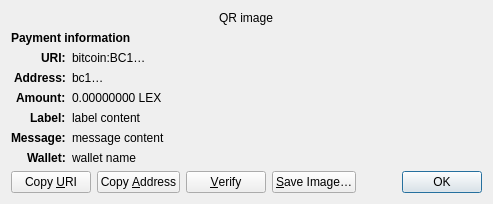
<?xml version="1.0" encoding="UTF-8"?>
<ui version="4.0">
 <class>ReceiveRequestDialog</class>
 <widget class="QDialog" name="ReceiveRequestDialog">
  <property name="geometry">
   <rect>
    <x>0</x>
    <y>0</y>
    <width>413</width>
    <height>229</height>
   </rect>
  </property>
  <property name="windowTitle">
   <string>Request payment to …</string>
  </property>
  <layout class="QGridLayout" name="gridLayout" columnstretch="0,1">
   <property name="sizeConstraint">
    <enum>QLayout::SetFixedSize</enum>
   </property>
   <item row="0" column="0" colspan="2" alignment="Qt::AlignHCenter">
    <widget class="QRImageWidget" name="qr_code">
     <property name="text">
      <string notr="true">QR image</string>
     </property>
     <property name="textInteractionFlags">
      <set>Qt::NoTextInteraction</set>
     </property>
    </widget>
   </item>
   <item row="1" column="0" colspan="2">
    <widget class="QLabel" name="payment_header">
     <property name="font">
      <font>
       <weight>75</weight>
       <bold>true</bold>
      </font>
     </property>
     <property name="text">
      <string>Payment information</string>
     </property>
     <property name="textInteractionFlags">
      <set>Qt::NoTextInteraction</set>
     </property>
    </widget>
   </item>
   <item row="2" column="0" alignment="Qt::AlignRight|Qt::AlignTop">
    <widget class="QLabel" name="uri_tag">
     <property name="font">
      <font>
       <weight>75</weight>
       <bold>true</bold>
      </font>
     </property>
     <property name="text">
      <string notr="true">URI:</string>
     </property>
     <property name="textFormat">
      <enum>Qt::PlainText</enum>
     </property>
     <property name="textInteractionFlags">
      <set>Qt::NoTextInteraction</set>
     </property>
    </widget>
   </item>
   <item row="2" column="1" alignment="Qt::AlignTop">
    <widget class="QLabel" name="uri_content">
     <property name="text">
      <string notr="true">bitcoin:BC1…</string>
     </property>
     <property name="textFormat">
      <enum>Qt::RichText</enum>
     </property>
     <property name="wordWrap">
      <bool>true</bool>
     </property>
     <property name="textInteractionFlags">
      <set>Qt::TextSelectableByMouse</set>
     </property>
    </widget>
   </item>
   <item row="3" column="0" alignment="Qt::AlignRight|Qt::AlignTop">
    <widget class="QLabel" name="address_tag">
     <property name="font">
      <font>
       <weight>75</weight>
       <bold>true</bold>
      </font>
     </property>
     <property name="text">
      <string>Address:</string>
     </property>
     <property name="textInteractionFlags">
      <set>Qt::NoTextInteraction</set>
     </property>
    </widget>
   </item>
   <item row="3" column="1" alignment="Qt::AlignTop">
    <widget class="QLabel" name="address_content">
     <property name="text">
      <string notr="true">bc1…</string>
     </property>
     <property name="textFormat">
      <enum>Qt::PlainText</enum>
     </property>
     <property name="textInteractionFlags">
      <set>Qt::TextSelectableByMouse</set>
     </property>
    </widget>
   </item>
   <item row="4" column="0" alignment="Qt::AlignRight|Qt::AlignTop">
    <widget class="QLabel" name="amount_tag">
     <property name="font">
      <font>
       <weight>75</weight>
       <bold>true</bold>
      </font>
     </property>
     <property name="text">
      <string>Amount:</string>
     </property>
     <property name="textInteractionFlags">
      <set>Qt::NoTextInteraction</set>
     </property>
    </widget>
   </item>
   <item row="4" column="1" alignment="Qt::AlignTop">
    <widget class="QLabel" name="amount_content">
     <property name="text">
      <string notr="true">0.00000000 LEX</string>
     </property>
     <property name="textFormat">
      <enum>Qt::PlainText</enum>
     </property>
     <property name="textInteractionFlags">
      <set>Qt::TextSelectableByMouse</set>
     </property>
    </widget>
   </item>
   <item row="5" column="0" alignment="Qt::AlignRight|Qt::AlignTop">
    <widget class="QLabel" name="label_tag">
     <property name="font">
      <font>
       <weight>75</weight>
       <bold>true</bold>
      </font>
     </property>
     <property name="text">
      <string>Label:</string>
     </property>
     <property name="textInteractionFlags">
      <set>Qt::NoTextInteraction</set>
     </property>
    </widget>
   </item>
   <item row="5" column="1" alignment="Qt::AlignTop">
    <widget class="QLabel" name="label_content">
     <property name="text">
      <string notr="true">label content</string>
     </property>
     <property name="textFormat">
      <enum>Qt::PlainText</enum>
     </property>
     <property name="wordWrap">
      <bool>true</bool>
     </property>
     <property name="textInteractionFlags">
      <set>Qt::TextSelectableByMouse</set>
     </property>
    </widget>
   </item>
   <item row="6" column="0" alignment="Qt::AlignRight|Qt::AlignTop">
    <widget class="QLabel" name="message_tag">
     <property name="font">
      <font>
       <weight>75</weight>
       <bold>true</bold>
      </font>
     </property>
     <property name="text">
      <string>Message:</string>
     </property>
     <property name="textInteractionFlags">
      <set>Qt::NoTextInteraction</set>
     </property>
    </widget>
   </item>
   <item row="6" column="1" alignment="Qt::AlignTop">
    <widget class="QLabel" name="message_content">
     <property name="text">
      <string notr="true">message content</string>
     </property>
     <property name="textFormat">
      <enum>Qt::PlainText</enum>
     </property>
     <property name="wordWrap">
      <bool>true</bool>
     </property>
     <property name="textInteractionFlags">
      <set>Qt::TextSelectableByMouse</set>
     </property>
    </widget>
   </item>
   <item row="7" column="0" alignment="Qt::AlignRight|Qt::AlignTop">
    <widget class="QLabel" name="wallet_tag">
     <property name="font">
      <font>
       <weight>75</weight>
       <bold>true</bold>
      </font>
     </property>
     <property name="text">
      <string>Wallet:</string>
     </property>
     <property name="textInteractionFlags">
      <set>Qt::NoTextInteraction</set>
     </property>
    </widget>
   </item>
   <item row="7" column="1" alignment="Qt::AlignTop">
    <widget class="QLabel" name="wallet_content">
     <property name="text">
      <string notr="true">wallet name</string>
     </property>
     <property name="textFormat">
      <enum>Qt::PlainText</enum>
     </property>
     <property name="wordWrap">
      <bool>true</bool>
     </property>
     <property name="textInteractionFlags">
      <set>Qt::TextSelectableByMouse</set>
     </property>
    </widget>
   </item>
   <item row="8" column="0" colspan="2">
    <layout class="QHBoxLayout" name="horizontalLayout">
     <item>
      <widget class="QPushButton" name="btnCopyURI">
       <property name="text">
        <string>Copy &amp;URI</string>
       </property>
       <property name="autoDefault">
        <bool>false</bool>
       </property>
      </widget>
     </item>
     <item>
      <widget class="QPushButton" name="btnCopyAddress">
       <property name="text">
        <string>Copy &amp;Address</string>
       </property>
       <property name="autoDefault">
        <bool>false</bool>
       </property>
      </widget>
     </item>
     <item>
      <widget class="QPushButton" name="btnVerify">
       <property name="text">
        <string>&amp;Verify</string>
       </property>
       <property name="toolTip">
        <string>Verify this address on e.g. a hardware wallet screen</string>
       </property>
       <property name="autoDefault">
        <bool>false</bool>
       </property>
      </widget>
     </item>
     <item>
      <widget class="QPushButton" name="btnSaveAs">
       <property name="text">
        <string>&amp;Save Image…</string>
       </property>
       <property name="autoDefault">
        <bool>false</bool>
       </property>
      </widget>
     </item>
     <item>
      <spacer name="horizontalSpacer_2">
       <property name="orientation">
        <enum>Qt::Horizontal</enum>
       </property>
       <property name="sizeHint" stdset="0">
        <size>
         <width>40</width>
         <height>20</height>
        </size>
       </property>
      </spacer>
     </item>
     <item>
      <widget class="QDialogButtonBox" name="buttonBox">
       <property name="focusPolicy">
        <enum>Qt::StrongFocus</enum>
       </property>
       <property name="standardButtons">
        <set>QDialogButtonBox::Ok</set>
       </property>
      </widget>
     </item>
    </layout>
   </item>
  </layout>
 </widget>
 <customwidgets>
  <customwidget>
   <class>QRImageWidget</class>
   <extends>QLabel</extends>
   <header>qt/qrimagewidget.h</header>
  </customwidget>
 </customwidgets>
 <tabstops>
  <tabstop>buttonBox</tabstop>
  <tabstop>btnCopyURI</tabstop>
  <tabstop>btnCopyAddress</tabstop>
  <tabstop>btnSaveAs</tabstop>
 </tabstops>
 <resources/>
 <connections>
  <connection>
   <sender>buttonBox</sender>
   <signal>accepted()</signal>
   <receiver>ReceiveRequestDialog</receiver>
   <slot>accept()</slot>
   <hints>
    <hint type="sourcelabel">
     <x>135</x>
     <y>230</y>
    </hint>
    <hint type="destinationlabel">
     <x>135</x>
     <y>126</y>
    </hint>
   </hints>
  </connection>
 </connections>
</ui>
